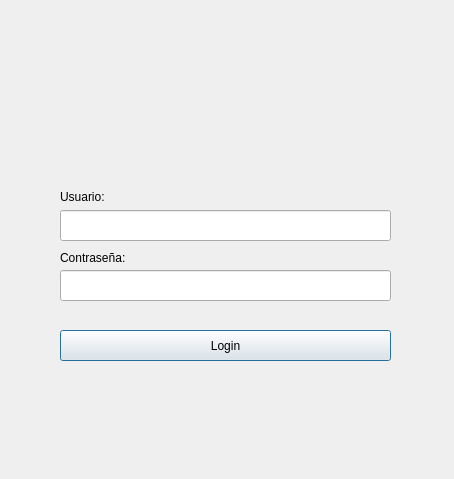
<?xml version="1.0" encoding="UTF-8"?>
<ui version="4.0">
 <class>login</class>
 <widget class="QDialog" name="login">
  <property name="geometry">
   <rect>
    <x>0</x>
    <y>0</y>
    <width>454</width>
    <height>479</height>
   </rect>
  </property>
  <property name="windowTitle">
   <string>login - Sistema de Restaurante</string>
  </property>
  <widget class="QLineEdit" name="leLogin">
   <property name="geometry">
    <rect>
     <x>60</x>
     <y>210</y>
     <width>331</width>
     <height>31</height>
    </rect>
   </property>
   <property name="maxLength">
    <number>12</number>
   </property>
  </widget>
  <widget class="QLabel" name="label">
   <property name="geometry">
    <rect>
     <x>60</x>
     <y>190</y>
     <width>47</width>
     <height>13</height>
    </rect>
   </property>
   <property name="text">
    <string>Usuario:</string>
   </property>
  </widget>
  <widget class="QLabel" name="label_2">
   <property name="geometry">
    <rect>
     <x>60</x>
     <y>250</y>
     <width>71</width>
     <height>16</height>
    </rect>
   </property>
   <property name="text">
    <string>Contraseña:</string>
   </property>
  </widget>
  <widget class="QLineEdit" name="lePass">
   <property name="geometry">
    <rect>
     <x>60</x>
     <y>270</y>
     <width>331</width>
     <height>31</height>
    </rect>
   </property>
   <property name="maxLength">
    <number>12</number>
   </property>
   <property name="echoMode">
    <enum>QLineEdit::Password</enum>
   </property>
  </widget>
  <widget class="QPushButton" name="btnLogin">
   <property name="geometry">
    <rect>
     <x>60</x>
     <y>330</y>
     <width>331</width>
     <height>31</height>
    </rect>
   </property>
   <property name="text">
    <string>Login</string>
   </property>
  </widget>
  <widget class="QLabel" name="lblImagen">
   <property name="geometry">
    <rect>
     <x>150</x>
     <y>60</y>
     <width>161</width>
     <height>111</height>
    </rect>
   </property>
   <property name="styleSheet">
    <string notr="true">image: url(:/imagenes/avatar.png);</string>
   </property>
   <property name="text">
    <string/>
   </property>
  </widget>
 </widget>
 <resources/>
 <connections/>
</ui>
